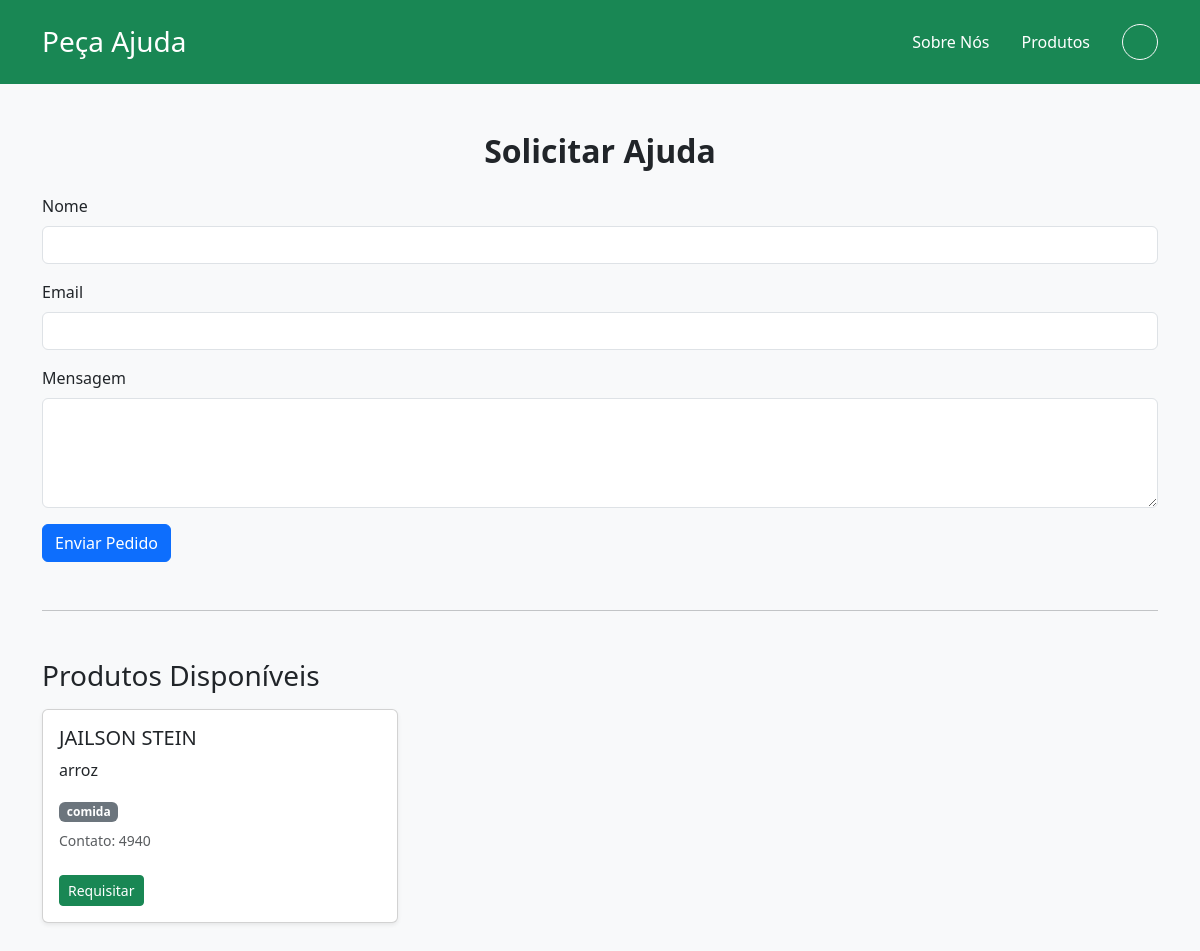
/pedir-ajuda (signed in), run on the app's committed database.
### api/models.py (models this page shows, shortened)
class Produto(db.Model):
    id = db.Column(db.Integer, primary_key=True)
    nome = db.Column(db.String(100), nullable=False)
    descricao = db.Column(db.String(255), nullable=False)
    tipo = db.Column(db.String(20), nullable=False)  # 'roupa', 'comida', 'dinheiro'
    contato = db.Column(db.String(120), nullable=False)

### api/index.py (the view, shortened to what this page needs)
@app.route('/pedir-ajuda', methods=['GET', 'POST'])
def pedir_ajuda():
    form = PedidoAjudaForm()
    produtos = Produto.query.all()
    return render_template('pedir_ajuda.html', form=form, produtos=produtos)

### api/forms.py
class PedidoAjudaForm(FlaskForm):
    nome = StringField("Nome", validators=[DataRequired()])
    email = StringField("Email", validators=[DataRequired(), Email()])
    mensagem = TextAreaField("Mensagem", validators=[DataRequired()])
    submit = SubmitField("Enviar Pedido")

### api/index.py (called while the page is built)
@login_manager.user_loader
def load_user(user_id):
    return Users.query.get(int(user_id))

### api/templates/pedir_ajuda.html (shortened to what this page needs)
<!DOCTYPE html>
<html lang="pt-BR">
<head>
  <link href="https://cdn.jsdelivr.net/npm/bootstrap@5.3.3/dist/css/bootstrap.min.css" rel="stylesheet" />
</head>
<body class="bg-light text-dark">
    <header class="bg-success text-white py-4 mb-4">
  <div class="container d-flex justify-content-between align-items-center">
    <h1 class="h3 mb-0">Peça Ajuda</h1>
    <nav>
      <div class="d-flex align-items-center gap-3">
        <a href="{{ url_for('index') }}" class="text-white text-decoration-none me-3">Sobre Nós</a>
        <a href="{{ url_for('produtos') }}" class="text-white text-decoration-none me-3">Produtos</a>
        <div class="dropdown">
          <button class="btn btn-outline-light rounded-circle d-flex align-items-center justify-content-center"
                  type="button" id="userDropdown" data-bs-toggle="dropdown" aria-expanded="false"
                  style="width: 36px; height: 36px;">
          </button>
        </div>
      </div>
    </nav>
  </div>
</header>
  <div class="container my-5">
    <h2 class="fw-bold mb-4 text-center">Solicitar Ajuda</h2>
    <form method="POST" action="{{ url_for('pedir_ajuda') }}">
      <div class="mb-3">
        {{ form.nome.label(class="form-label") }}
        {{ form.nome(class="form-control") }}
      </div>
      <div class="mb-3">
        {{ form.email.label(class="form-label") }}
        {{ form.email(class="form-control") }}
      </div>
      <div class="mb-3">
        {{ form.mensagem.label(class="form-label") }}
        {{ form.mensagem(class="form-control", rows=4) }}
      </div>
      {{ form.submit(class="btn btn-primary") }}
    </form>
    <hr class="my-5" />
    <h3 class="mb-3">Produtos Disponíveis</h3>
    <div class="row">
      {% for produto in produtos %}
      <div class="col-md-4 mb-4">
        <div class="card h-100 shadow-sm">
          <div class="card-body">
            <h5 class="card-title">{{ produto.nome }}</h5>
            <p class="card-text">{{ produto.descricao }}</p>
            <span class="badge bg-secondary">{{ produto.tipo }}</span>
            <p class="text-muted mt-2 small">Contato: {{ produto.contato }}</p>
            <form method="POST" action="{{ url_for('requisitar_produto', produto_id=produto.id) }}">
              <button type="submit" class="btn btn-sm btn-success mt-2">Requisitar</button>
            </form>
          </div>
        </div>
      </div>
      {% endfor %}
    </div>
  </div>
</body>
</html>

### data on the page
Produto: nome "JAILSON STEIN", descricao "arroz", tipo "comida", contato "4940"
